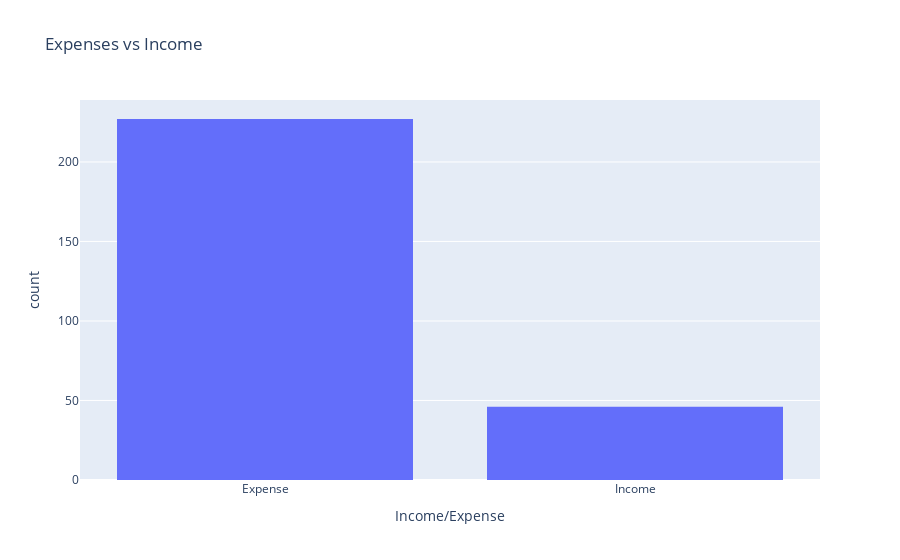

Source (notebook cell):
### Code cell
px.histogram(expense_df,'Income/Expense',title='Expenses vs Income')

### Figure 1 — Plotly figure (JSON) as saved in the notebook; plotly's stock layout.template omitted (floating-point values rounded to 4 significant figures; data arrays with more than 128 entries replaced by an {"elided": "..."} marker saying what was removed)
{"data": [{"alignmentgroup": "True", "bingroup": "x", "hovertemplate": "Income/Expense=%{x}<br>count=%{y}<extra></extra>", "legendgroup": "", "marker": {"color": "#636efa", "pattern": {"shape": ""}}, "name": "", "offsetgroup": "", "orientation": "v", "showlegend": false, "type": "histogram", "x": {"elided": "273 str values"}, "xaxis": "x", "yaxis": "y"}], "layout": {"barmode": "relative", "legend": {"tracegroupgap": 0}, "title": {"text": "Expenses vs Income"}, "xaxis": {"anchor": "y", "domain": [0, 1], "title": {"text": "Income/Expense"}}, "yaxis": {"anchor": "x", "domain": [0, 1], "title": {"text": "count"}}}}
